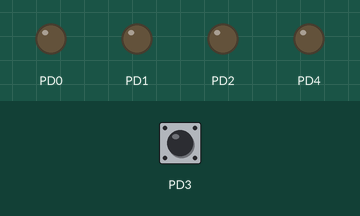
Recording of a program running on a simulated ATmega328P, built with avr-gcc and emulated at 16 MHz. On the bench: output pins drawn as LEDs (lit = HIGH). Dashed ring = blinking. The test bench sets the inputs (shaded band); at power-on: PD3 LOW.

Above: at 1.2 s.
1.3 s: PD3 driven HIGH
At 1.45 s:
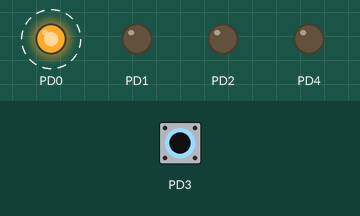
4.3 s: PD3 driven LOW
At 5.4 s:
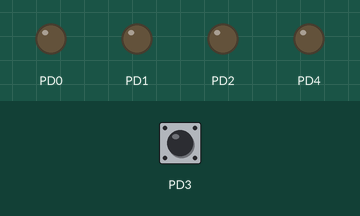
5.8 s: PD3 pulsed HIGH 2 times (0.12 s each, 0.3 s apart)
At 6.11 s:
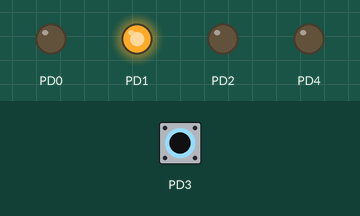
7.9 s: PD3 pulsed HIGH 5 times (0.12 s each, 0.3 s apart)
At 9.47 s:
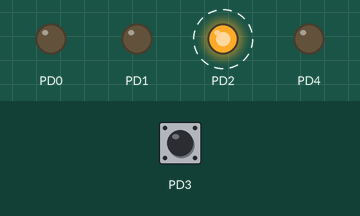
Timing chart, 0 to 12.7 s (numbered marks = the images above; inputs shaded):
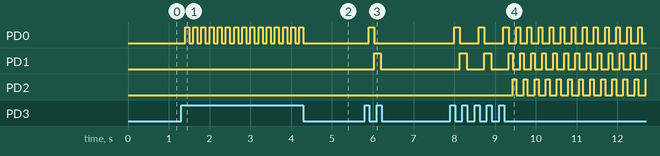

Measured:
- after the input at 1.3 s, PD0: alternates HIGH for 0.10 s and LOW for 0.10 s, starting after 0.10 s
- after the input at 4.3 s, PD0: goes on until 4.3 s, then stays LOW
- after the input at 5.8 s, PD0: LOW → HIGH after 0.10 s, → LOW 0.14 s later; PD1: LOW → HIGH after 0.24 s, → LOW 0.16 s later
- after the input at 7.9 s, PD0: LOW → HIGH after 0.10 s, then repeats every 0.60 s: LOW 0.46 s, HIGH 0.14 s; PD1: goes HIGH 0.16 s, LOW 0.44 s, HIGH 0.16 s, LOW 0.44 s, 12 × (HIGH 0.09 s, LOW 0.18 s), HIGH 0.09 s, then LOW, starting after 0.24 s; PD2: alternates HIGH for 0.09 s and LOW for 0.18 s, starting after 1.5 s

The program:

main.c
```c
#include <stdint.h>
#include <avr/io.h>
#include "bits.h"
#include "blink.h"

/**
 * Arduino registers
 * B (digital pin 8 to 13)
 * C (analog input pins)
 * D (digital pins 0 to 7)
*/

int main()
{
	DDRD |= BIT_0 | BIT_1 | BIT_2 | BIT_4;

	uint8_t switch_1 = 0; // set initial state of switch

	while(1)
	{
		switch_1 = toggle_state(&PIND, BIT_3, switch_1);
		blink_1(switch_1, &PORTD);
	}

	return 0;
}
```

bits.h
```c
#ifndef BITS_H_
#define BITS_H_

enum bits {
	BIT_0 = (1 << 0),
	BIT_1 = (1 << 1),
	BIT_2 = (1 << 2),
	BIT_3 = (1 << 3),
	BIT_4 = (1 << 4),
	BIT_5 = (1 << 5),
	BIT_6 = (1 << 6),
	BIT_7 = (1 << 7)
};

#endif // BITS_H_
```

blink.c
```c
#include "blink.h"
#include "state.h"
#include "bits.h"

static uint32_t time = 0;
static uint8_t cycle = 0;

void blink_1(uint8_t is_on, volatile uint8_t* pin_set)
{
	if (is_on)
	{
		switch (cycle)
		{
			case 0:
				set_port(pin_set, BIT_0, 1);
				set_port(pin_set, BIT_1, 0);
				set_port(pin_set, BIT_2, 0);
				break;
			case 1:
				set_port(pin_set, BIT_0, 0);
				set_port(pin_set, BIT_1, 1);
				set_port(pin_set, BIT_2, 0);
				break;
			case 2:
				set_port(pin_set, BIT_0, 0);
				set_port(pin_set, BIT_1, 0);
				set_port(pin_set, BIT_2, 1);
				break;
		}

		if (++time >= 10000)
		{
			switch (cycle)
			{
				case 0:
					cycle = 1;
					break;
				case 1:
					cycle = 2;
					break;
				case 2:
					cycle = 0;
					break;
			}

			time = 0;
		}
	}
	else
	{
		set_port(pin_set, BIT_0, 0);
		set_port(pin_set, BIT_1, 0);
		set_port(pin_set, BIT_2, 0);
		time = 0;
		cycle = 0;
	}
}
```

blink.h
```c
#ifndef BLINK_H_
#define BLINK_H_

#include <stdint.h>
#include "state.h"

void blink_1(uint8_t is_on, volatile uint8_t* pin_set);

#endif // BLINK_H_
```

state.c
```c
#include <util/delay.h>
#include "state.h"
#include "bits.h"

uint8_t set_state(volatile uint8_t* pin_set, const uint8_t bit_num)
{
	if (*pin_set & bit_num)
	{
		_delay_ms(50);
		if (*pin_set & bit_num)
		{
			return 1;
		}
	}
	return 0;
}

uint8_t toggle_state(volatile uint8_t* pin_set, const uint8_t bit_num, const uint8_t prev_state)
{
	if (*pin_set & bit_num)
	{
		_delay_ms(50);
		if (*pin_set & bit_num)
		{
			_delay_ms(50);
			return (prev_state == 0) ? 1 : 0;
		}
	}
	return prev_state;
}

void set_port(volatile uint8_t* port_set, const uint8_t bit_num, const uint8_t state)
{
	if (state)
	{
		*port_set |= bit_num;
	}
	else
	{
		*port_set &= ~bit_num;
	}
}
```

state.h
```c
#ifndef STATE_H_
#define STATE_H_

#include <stdint.h>

uint8_t set_state(volatile uint8_t* pin_set, const uint8_t bit_num);
uint8_t toggle_state(volatile uint8_t* pin_set, const uint8_t bit_num, const uint8_t prev_state);
void set_port(volatile uint8_t* port_set, const uint8_t bit_num, const uint8_t state);

#endif // STATE_H_
```
